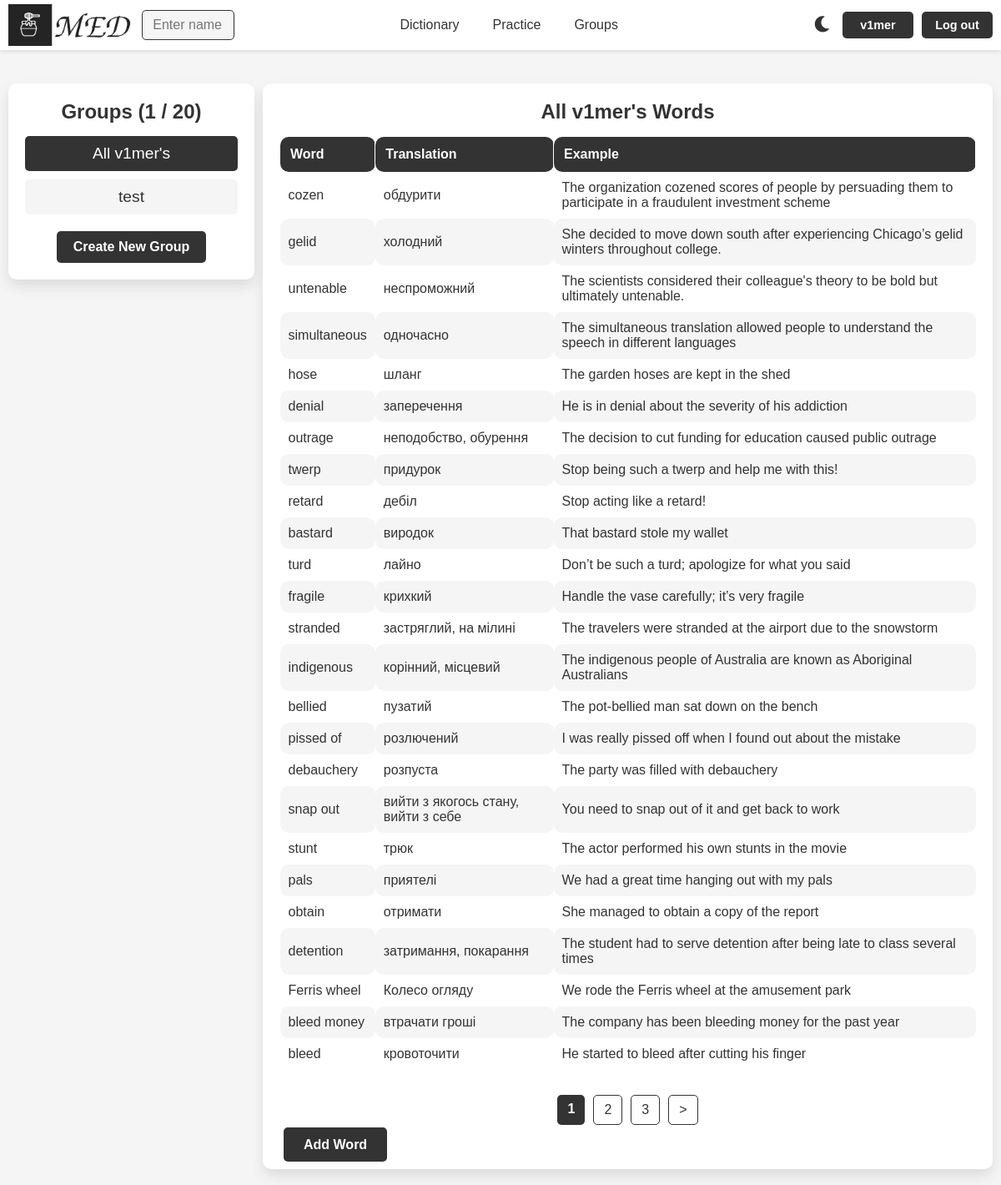
The app's page /groups/11/ (signed in), older data.
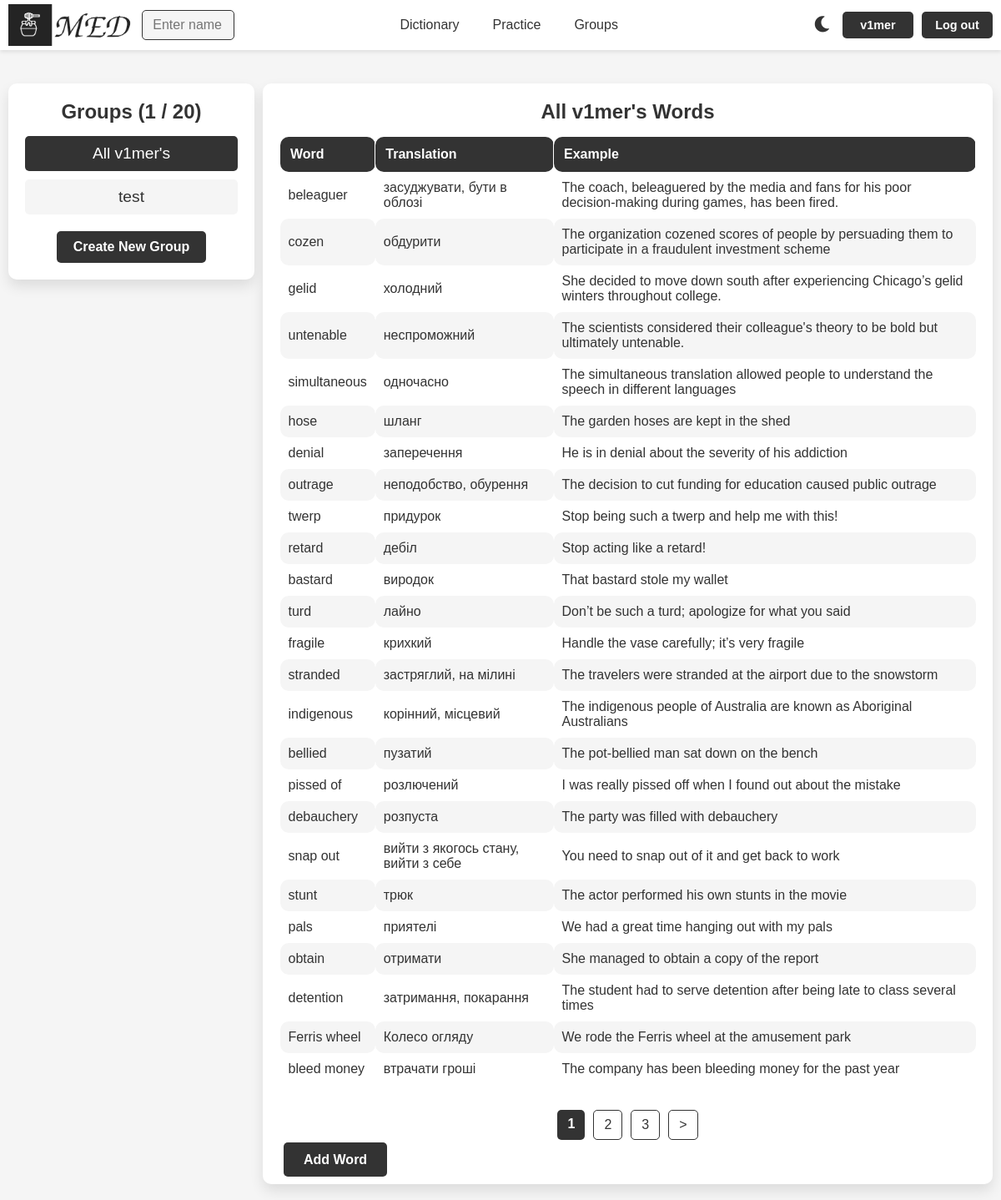
The same page, newer data.
### med/models.py (models this page shows, shortened)
class WordGroup(models.Model):
    name = models.CharField(max_length=100)
    words = models.ManyToManyField(Word, blank=True)
    user = models.ForeignKey(User, on_delete=models.CASCADE)
    is_main = models.BooleanField(verbose_name='main', default=False)
    uses_users = models.ManyToManyField(User, blank=True, related_name='uses_of_group')
    class Meta:
        ordering = ['name']
        indexes = [
            models.Index(fields=['name'])
        ]

class Word(models.Model):
    TYPE_CHOICES = [
        ('noun', 'Noun'),
        ('verb', 'Verb'),
        ('adjective', 'Adjective'),
        ('adverb', 'Adverb'),
        ('pronoun', 'Pronoun'),
        ('phrasal verb', 'Phrasal verb'),
        ('other', 'Other')
    ]
    word = models.CharField(max_length=100)
    translation = models.CharField(max_length=100)
    example = models.TextField(blank=True)
    time_create = models.DateTimeField(auto_now_add=True)
    time_update = models.DateTimeField(auto_now=True)
    user = models.ForeignKey(User, on_delete=models.CASCADE)
    is_favourite = models.BooleanField(default=False)
    word_type = models.CharField(max_length=20, choices=TYPE_CHOICES, default='other')
    class Meta:
        ordering = ['-time_create', 'word']
        indexes = [
            models.Index(fields=['-time_create'])
        ]

### med/views.py (the view, shortened to what this page needs)
# urls.py: path('groups/<int:group_id>/', views.GroupWordsView.as_view(), name='group_words'),
class GroupWordsView(BaseGroupView):
    model = Word
    context_object_name = 'words'
    paginate_by = 25
    def dispatch(self, request, *args, **kwargs):
        group_id = self.kwargs.get('group_id')
        group = get_object_or_404(WordGroup, id=group_id)
        if request.user != group.user and request.user not in group.uses_users.all():
            return HttpResponseRedirect(reverse('groups'))
        return super().dispatch(request, *args, **kwargs)
    def get_context_data(self, **kwargs):
        context = self.get_common_context(**kwargs)
        group_id = self.kwargs.get('group_id')
        group = get_object_or_404(WordGroup, id=group_id)
        is_my_group = group.user == self.request.user
        context.update({
            'is_my_group': is_my_group,
            'is_uses': not is_my_group and group.uses_users.filter(id=self.request.user.id).exists(),
            'title': "Groups",
            'title1': f"{group.name} Words ({group.user.username})" if not is_my_group else f"{group.name} Words",
            'is_main': group.is_main,
            'group_id': group_id,
            'is_group': True,
            'words_f_g': True,
        })
        return context
    def get_queryset(self):
        group_id = self.kwargs.get('group_id')
        group = get_object_or_404(WordGroup, id=group_id)
        return group.words.all()

### med/views.py (called while the page is built)
    def get_common_context(self, **kwargs):
        context = super().get_context_data(**kwargs)
        context['groups'] = WordGroup.objects.filter(user=self.request.user).order_by('-is_main', 'name')
        context['used_groups'] = WordGroup.objects.filter(uses_users=self.request.user)
        context['len_groups'] = max(context['groups'].count() + context['used_groups'].count() - 1, 0)
        context['max_group_count'] = MAX_GROUP_COUNT if self.request.user.username != 'grouper' else 100
        return context

### med/templates/med/groups.html (shortened to what this page needs)
{% extends "base.html" %}
{% load static %}
{% block content %}
<div class="group-container">
    <div class="group-list">
        <h2>{{ title }} ({{ len_groups }} / {{ max_group_count }}) </h2>
        <div class="group-blocks">
            {% for group in groups %}
            {% if group.id == group_id %}
                <div class="group-block group-block-selected">
                    <p>{{ group.name }}</p>
                </div>
            {% else %}
                <a href="{% url 'group_words' group.id %}">
                    <div class="group-block">
                        <p>{{ group.name }}</p>
                    </div>
                </a>
            {% endif %}
            {% endfor %}
        </div>
        {% if len_groups < max_group_count %}
            <a href="{% url 'create_group' %}" class="buttons">Create New Group</a>
        {% endif %}
    </div>
    <div class="word-list-container">
        <h2>{{ title1 }}</h2>
        {% if is_group %}
        {% if words %}
            <table class="word_table group-table">
                <thead>
                    <tr>
                        <th>Word</th>
                        <th>Translation</th>
                        <th>Example</th>
                    </tr>
                </thead>
                <tbody>
                    {% for word in words %}
                        <tr>
                            <td>{{ word.word }}</td>
                            <td>{{ word.translation }}</td>
                            <td>{{ word.example }}</td>
                        </tr>
                    {% endfor %}
                </tbody>
            </table>
        {% else %}
            <p>No words in this group.</p>
        {% endif %}
        {% endif %}
        {% if is_group %}
        {% if paginator.num_pages > 1 %}
        <nav class="list-pages">
            <ul>
                {% for p in paginator.page_range %}
                    {% if page_obj.number == p %}
                    <li class="page-num page-num-selected">{{ p }}</li>
                    {% elif p >= page_obj.number|add:-2 and p <= page_obj.number|add:2 %}
                    <li class="page-num"><a href="?page={{ p }}">{{ p }}</a></li>
                    {% endif %}
                {% endfor %}
                {% if page_obj.has_next %}
                <li class="page-num">
                    <a href="?page={{ page_obj.next_page_number }}">&gt;</a>
                </li>
                {% endif %}
            </ul>
        </nav>
        {% endif %}
        {% if not is_uses %}
        <div class="buttons groups-buttons" style="margin-top: 15px;">
            <div class="add_word">
                {% if is_main %}
                <a href="{% url 'addword' %}" class="add-word-button">Add Word</a>
                {% else %}
                <a href="{% url 'words' request.user.username %}" class="add-word-button">Add Word</a>
                <a href="#" class="add-word-button" onclick="deleteSelectedWords(); return false;">Delete Selected</a>
                {% if words %}
                    <a href="{% url 'send_group_request' group_id  %}" class="add-word-button">Share</a>
                {% endif %}
                {% endif %}
            </div>
        </div>
        {% endif %}
        </div>
        {% endif %}
    </div>
</div>
{% endblock %}

### templates/base.html (shortened to what this page needs)
{% load static %}
<!DOCTYPE html>
<html lang="en">
<head>
    <link rel="stylesheet" type="text/css" href="{% static 'med/css/styles.css' %}">
    <link rel="stylesheet" href="https://cdnjs.cloudflare.com/ajax/libs/font-awesome/5.15.4/css/all.min.css">
</head>
<body>
<header>
    {% if user.is_authenticated %}
    <div class="logo_container">
        {% if is_profile or is_dict %}
            {% if is_my_profile or is_my_dict %}
                <a href="{% url 'profile' user.username %}">
                    <img id="logo_img" src="{% static 'med/img/base/light_logo.png' %}"
                         data-light-src="{% static 'med/img/base/light_logo.png' %}"
                         data-dark-src="{% static 'med/img/base/dark_logo.png' %}" alt="MED Logo">
                </a>
            {% else %}
                <a href="{% url 'profile' logged_user.username %}">
                    <img id="logo_img" src="{% static 'med/img/base/light_logo.png' %}"
                         data-light-src="{% static 'med/img/base/light_logo.png' %}"
                         data-dark-src="{% static 'med/img/base/dark_logo.png' %}" alt="MED Logo">
                </a>
            {% endif %}
        {% else %}
            <a href="{% url 'profile' user.username %}">
                <img id="logo_img" src="{% static 'med/img/base/light_logo.png' %}"
                     data-light-src="{% static 'med/img/base/light_logo.png' %}"
                     data-dark-src="{% static 'med/img/base/dark_logo.png' %}" alt="MED Logo">
            </a>
        {% endif %}
    </div>
    {% else %}
    <div class="logo_container">
        <a href="{% url 'home' %}"><img id="logo_img" src="{% static 'med/img/base/light_logo.png' %}" data-light-src="{% static 'med/img/base/light_logo.png' %}" data-dark-src="{% static 'med/img/base/dark_logo.png' %}" alt="MED Logo"></a>
    </div>
    {% endif %}
    <nav class="nav-items" id="nav-items">
            {% if user.is_authenticated %}
                <div class="nav-left">
                {% if not is_search %}
                <form method="get" action="{% url 'user_search' %}" class="search-form">
                    <input type="text" name="q" placeholder="Enter name" required class="search-input">
                </form>
                {% endif %}
                </div>
        <div class="nav-center">
                {% if is_my_dict %}
                <a href="{% url 'words' user.username %}">Dictionary</a>
                {% else %}
                <a href="{% url 'words' request.user.username %}">Dictionary</a>
                {% endif %}
                <a href="{% url 'practice' %}">Practice</a>
                <a href="{% url 'groups' %}">Groups</a>
            {% else %}
            <div class="nav-left"></div>
            <div class="nav-center">
                <a href="{% url 'login' %}">Dictionary</a>
                <a href="{% url 'login' %}">Practice</a>
                <a href="{% url 'login' %}">Groups</a>
                {% endif %}
            </div>
        {% if request.user.is_authenticated %}
        <div class="buttons">
            <a id="theme-toggle-dark" class="no-style"><i class="fas fa-moon"></i></a>
            {% if is_profile or is_dict %}
                {% if is_my_profile or is_my_dict %}
                <a href="{% url 'profile' user.username %}">{{request.user.username}}</a>
                {% else %}
                <a href="{% url 'profile' logged_user.username %}">{{request.user.username}}</a>
                {% endif %}
            {% else %}
                <a href="{% url 'profile' user.username %}">{{request.user.username}}</a>
            {% endif %}
            <a href="{% url 'logout' %}">Log out</a>
        </div>
        {% else %}
        <div class="buttons">
            <a href="{% url 'login' %}">Log in</a>
            <a href="{% url 'register' %}">Register</a>
        </div>
        {% endif %}
    </nav>
</header>
<div class="container">
    {% block content %}
    {% endblock %}
</body>
</html>

Row changes from the older to the newer data that the page shows:
no longer on this page (row unchanged): Word: word "bleed", translation "кровоточити", example "He started to bleed after cutting his finger"
added Word: word "beleaguer", translation "засуджувати, бути в облозі", example "The coach, beleaguered by the media and fans for his poor decision-making during games, has been fired."
